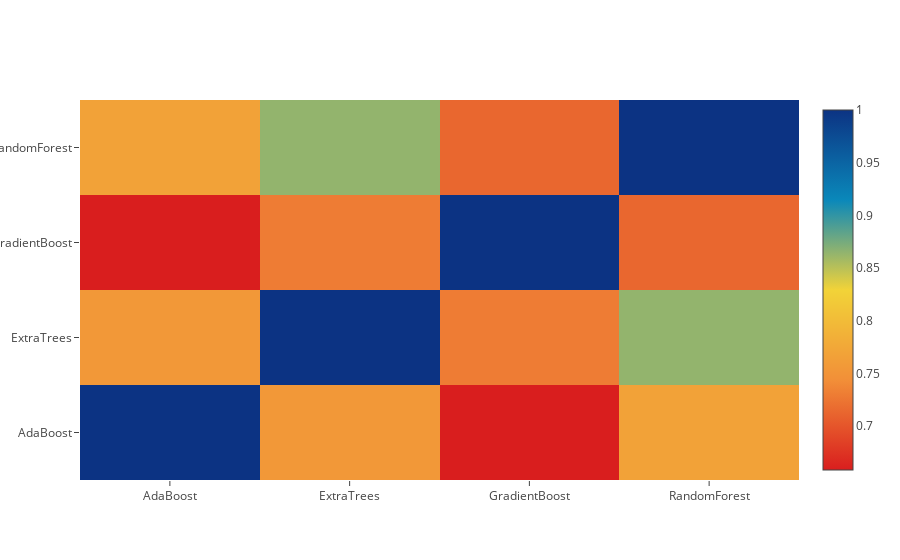

Here is the notebook cell this chart was saved with:
### Markdown cell above
**Correlation Heatmap of the Second Level Training set**

### Code cell
data = [
    go.Heatmap(
        z= base_predictions_train.astype(float).corr().values ,
        x=base_predictions_train.columns.values,
        y= base_predictions_train.columns.values,
          colorscale='Portland',
            showscale=True,
            reversescale = True
    )
]
py.iplot(data, filename='labelled-heatmap')

### Figure 1 — Plotly figure (JSON) as saved in the notebook; plotly's stock layout.template omitted (floating-point values rounded to 4 significant figures)
{"data": [{"colorscale": "Portland", "reversescale": true, "showscale": true, "type": "heatmap", "x": ["AdaBoost", "ExtraTrees", "GradientBoost", "RandomForest"], "y": ["AdaBoost", "ExtraTrees", "GradientBoost", "RandomForest"], "z": [[1, 0.7549, 0.6583, 0.7675], [0.7549, 1, 0.7292, 0.8643], [0.6583, 0.7292, 1, 0.7136], [0.7675, 0.8643, 0.7136, 1]]}], "layout": {}}
